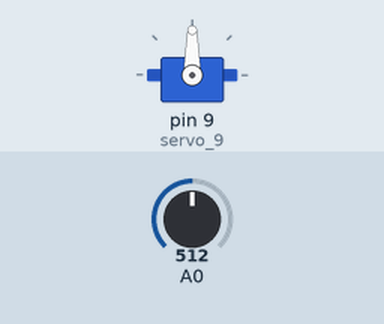
This sketch was run on a simulated Arduino Uno, built with avr-gcc and run on an emulated ATmega328P. On the bench: servo. The inputs (shaded band) are chosen by the test bench; at power-on: A0 = 512.

Above: at 1.2 s.
1.3 s: A0 set to 716
At 2.5 s:
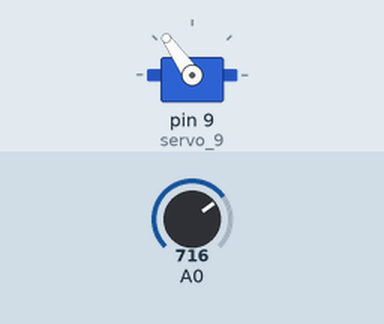
2.8 s: A0 set to 900
At 3.7 s:
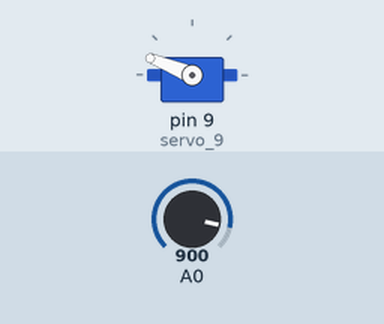
4.3 s: A0 set to 1023
At 4.9 s:
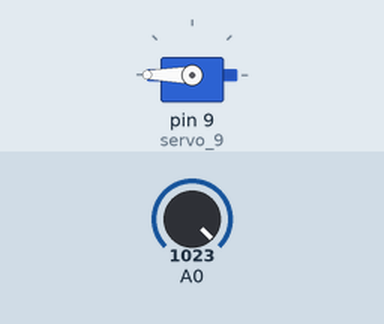
5.8 s: A0 set to 306
At 7.0 s:
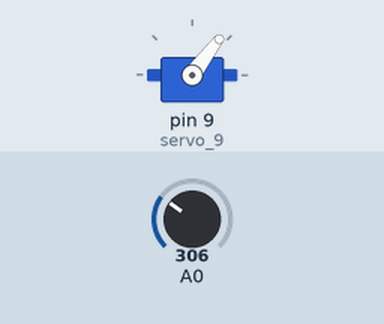
7.3 s: A0 set to 122
At 8.4 s:
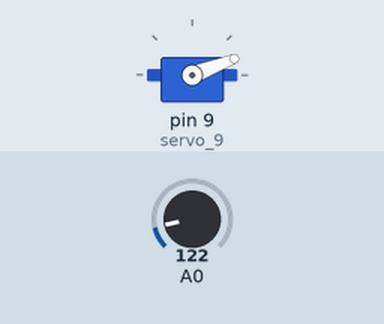
Timing chart, 0 to 9.8 s (numbered marks = the images above; inputs shaded):
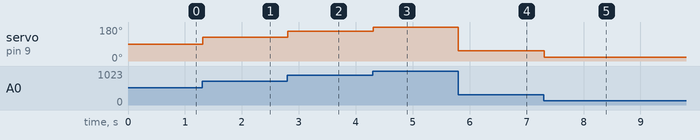

The sketch:

main.ino
```cpp
#include <Servo.h>

Servo servo_9;

void setup()
{
  pinMode(A0, INPUT);
  servo_9.attach(9, 500, 2500);

}

void loop()
{
  servo_9.write(map(analogRead(A0), 0, 1023, 0, 180));
  delay(10);
}
```

Measured:
- after the input at 1.3 s, servo on pin 9 (servo_9): 90° → 125° at once
- after the input at 2.8 s, servo on pin 9 (servo_9): 125° → 158° at once
- after the input at 4.3 s, servo on pin 9 (servo_9): 158° → 180° at once
- after the input at 5.8 s, servo on pin 9 (servo_9): 180° → 53° at once
- after the input at 7.3 s, servo on pin 9 (servo_9): 53° → 21° at once
